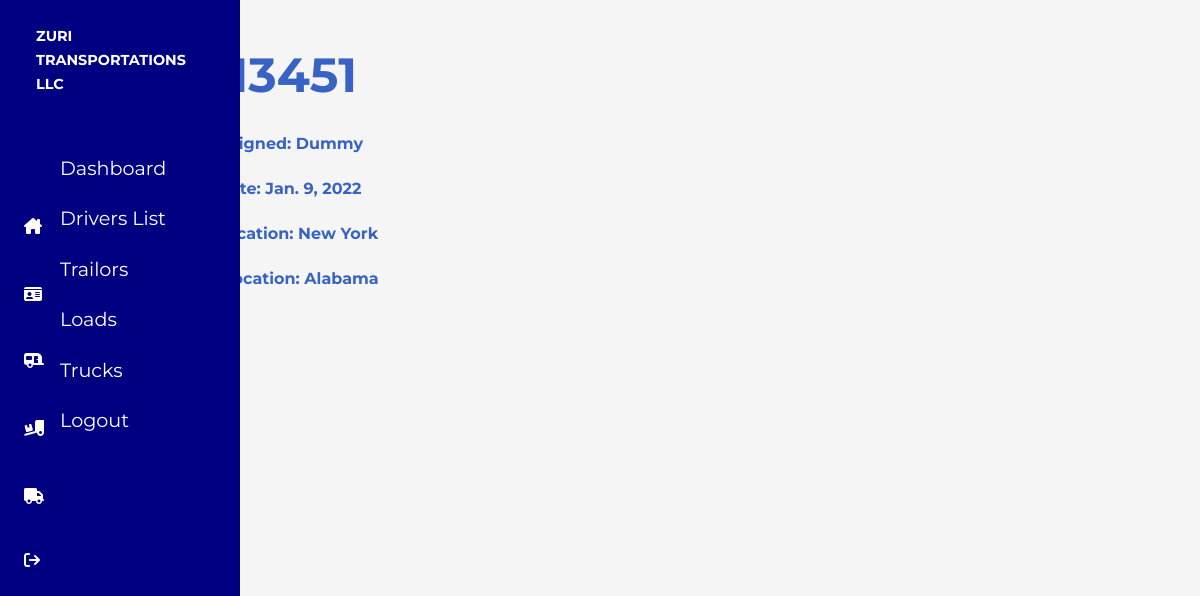
The page /loads/load/1 (signed in) on the database its author committed.
### loads/models.py (models this page shows)
class Load(models.Model):
    load_number = models.CharField(max_length=50)
    driver_assigned_to = models.CharField(max_length=50)
    pickup_date = models.DateField(auto_now=False, auto_now_add=False, blank=True)
    pickup_location = models.CharField(max_length=50)
    dropoff_location = models.CharField(max_length=50)

### loads/views.py (the view)
# urls.py: path('load/<load_id>', load_info, name='load_info'),
@login_required
def load_info(request, load_id):
    load = Load.objects.get(pk=load_id)
    return render(request, 'loads/load_info.html', {'load':load})

### templates/loads/load_info.html (shortened to what this page needs)
{% extends 'base.html' %}
{% block content %}
<h1>{{load.load_number}}</h1>
<p>Driver Assigned: {{load.driver_assigned_to}}</p>
<p>Pickup Date: {{load.pickup_date}}</p>
<p>Pickup Location: {{load.pickup_location}}</p>
<p>Dropoff Location: {{load.dropoff_location}}</p>
{% endblock %}

### static/styles.css (style rules this page uses)
* { margin: 0; padding: 0; }
:root { --nav-width: 5%; }
body { width: 90vw; font-family: 'Montserrat', sans-serif; background-color: whitesmoke; color: #3863c4; scroll-behavior: smooth; overflow-x: none; }
h1 { font-size: 3rem; text-transform: capitalize; padding-top: 5%; padding-bottom: 2%; padding-left: 4.5%; }
p { font-size: 1rem; font-weight: bold; line-height: 2.8rem; padding-left: 5%; }

### rows shown on the page
Load: load_number "14213451", driver_assigned_to "Dummy", pickup_date "Jan. 9, 2022", pickup_location "New York", dropoff_location "Alabama"
